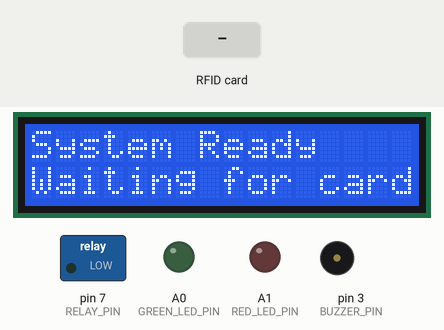
Bench run of a sketch on a simulated Arduino Uno, built with avr-gcc and run on an emulated ATmega328P. On the bench: 16×2 character LCD, switched loads named in the sketch (green lamp = pin HIGH), output pins drawn as LEDs (lit = HIGH), buzzer (waves = sounding, pin HIGH). Inputs (shaded band) come from the test bench. Pins used as bus, display or sensor lines are not drawn; what the sketch prints to the serial monitor is not drawn.

Above: at 1.9 s.
2.0 s: RFID card 5E 7A 19 C4 held to the reader
At 4.0 s:
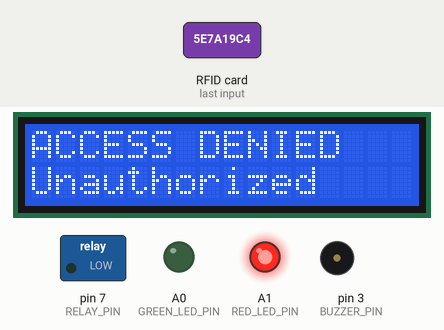
At 4.8 s:
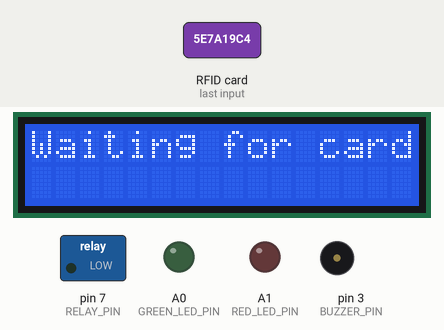
5.0 s: RFID card 29 BD 1B 06 held to the reader
At 6.4 s:
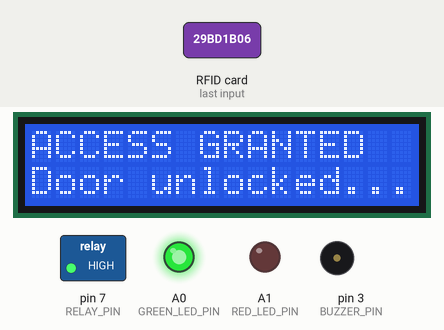
Timing chart, 0 to 12.0 s (numbered marks = the images above; inputs shaded):
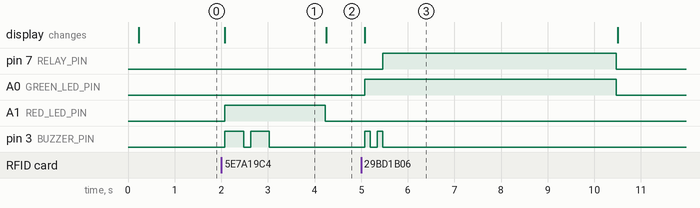

Measured:
- after the input at 2.0 s, A1 (RED_LED_PIN): LOW → HIGH after 0.08 s, → LOW 2.2 s later; pin 3 (BUZZER_PIN): alternates HIGH for 0.40 s and LOW for 0.15 s, 4 changes in all, then stays LOW, starting after 0.08 s; the display: changes after 0.08 s (image 1)
- after the input at 5.0 s, pin 7 (RELAY_PIN): LOW → HIGH after 0.47 s, → LOW 5.0 s later; A0 (GREEN_LED_PIN): LOW → HIGH after 0.08 s, → LOW 5.4 s later; pin 3 (BUZZER_PIN): alternates HIGH for 0.12 s and LOW for 0.15 s, 4 changes in all, then stays LOW, starting after 0.08 s; the display: changes after 0.08 s (image 3)
- what the display in image 1 shows lasts 2.2 s, from 2.1 s to 4.3 s

The sketch:

Doar_Key_Lock.ino
```cpp
// Redesigned Door Lock Sketch - Matches final wiring (NO KEYPAD)
// Components & Pins (must match your wiring):
// RC522 (3.3V):  SDA(SS)=D10, SCK=D13, MOSI=D11, MISO=D12, RST=D9
// I2C LCD: SDA=A4, SCL=A5  (LiquidCrystal_I2C default address 0x27 — change if needed)
// RELAY IN: D7  (switches 12V to solenoid via COM-NO)
// BUZZER (active): D3
// GREEN LED (access granted): A0 (used as digital pin)
// RED LED (access denied): A1 (used as digital pin)
// Note: Arduino GND must be common with 12V adapter negative

#include <SPI.h>
#include <MFRC522.h>
#include <Wire.h>
#include <LiquidCrystal_I2C.h>

// --------- PIN DEFINITIONS (final layout) ----------
#define SS_PIN       10    // RC522 SDA (SS)
#define RST_PIN      9     // RC522 RST
#define RELAY_PIN    7     // Relay IN (controls solenoid's 12V via COM/NO)
#define BUZZER_PIN   3     // Active buzzer +
#define GREEN_LED_PIN A0   // Green LED anode via 220Ω (digital)
#define RED_LED_PIN   A1   // Red LED anode via 220Ω (digital)
// --------------------------------------------------

// If your relay module is active LOW change this to LOW. If it is active HIGH, set to HIGH.
// Many single-channel relay modules (with optocoupler/jumpers) are active LOW by default.
const uint8_t RELAY_ACTIVE_STATE = HIGH;
const uint8_t RELAY_INACTIVE_STATE = (RELAY_ACTIVE_STATE == LOW) ? HIGH : LOW;

// LCD - change address to 0x3F if your module uses that address
LiquidCrystal_I2C lcd(0x27, 16, 2);

// RFID object
MFRC522 mfrc522(SS_PIN, RST_PIN);

// Authorized UIDs (4-byte format). Edit or add UIDs as needed.
// Keep them as HEX bytes, e.g., {0x29, 0xBD, 0x1B, 0x06}
byte authorizedUIDs[][4] = {
  {0x29, 0xBD, 0x1B, 0x06}, // Physical card
  {0x08, 0xBD, 0x1B, 0x06}  // Example PN532-emulated format (adjust if needed)
};
const uint8_t numAuthorizedCards = sizeof(authorizedUIDs) / 4;

// Timing
const unsigned long UNLOCK_DURATION_MS = 5000UL; // how long the door stays unlocked

// ----------------- Utility functions -----------------
void beep(unsigned int durationMs, unsigned int times) {
  for (unsigned int i = 0; i < times; ++i) {
    digitalWrite(BUZZER_PIN, HIGH);
    delay(durationMs);
    digitalWrite(BUZZER_PIN, LOW);
    if (i + 1 < times) delay(150);
  }
}

void activateRelay(bool activate) {
  digitalWrite(RELAY_PIN, activate ? RELAY_ACTIVE_STATE : RELAY_INACTIVE_STATE);
}

void showLCDStatus(const char* line1, const char* line2) {
  lcd.clear();
  lcd.setCursor(0,0);
  lcd.print(line1);
  lcd.setCursor(0,1);
  lcd.print(line2);
}

// Compare current read UID to the authorized list
bool isAuthorizedCard() {
  if (mfrc522.uid.size != 4) return false; // we only accept 4-byte UIDs here

  for (uint8_t card = 0; card < numAuthorizedCards; ++card) {
    bool match = true;
    for (byte i = 0; i < 4; ++i) {
      if (mfrc522.uid.uidByte[i] != authorizedUIDs[card][i]) {
        match = false;
        break;
      }
    }
    if (match) return true;
  }
  return false;
}

// Called when access is granted
void grantAccess() {
  Serial.println("✅ ACCESS GRANTED - Door Unlocked!");
  showLCDStatus("ACCESS GRANTED", "Door unlocked...");

  digitalWrite(GREEN_LED_PIN, HIGH);
  digitalWrite(RED_LED_PIN, LOW);
  beep(120, 2);             // short double beep

  activateRelay(true);      // energize relay (unlock) - check RELAY_ACTIVE_STATE above

  // Keep door unlocked for defined duration
  unsigned long start = millis();
  while (millis() - start < UNLOCK_DURATION_MS) {
    // Could add non-blocking tasks here
    delay(50);
  }

  // Lock door again
  activateRelay(false);
  digitalWrite(GREEN_LED_PIN, LOW);
  Serial.println("🔒 Door locked");
  showLCDStatus("Door locked", "Waiting for card...");
}

// Called when access is denied
void denyAccess() {
  Serial.println("❌ ACCESS DENIED - Unauthorized Card!");
  showLCDStatus("ACCESS DENIED", "Unauthorized");

  digitalWrite(RED_LED_PIN, HIGH);
  digitalWrite(GREEN_LED_PIN, LOW);
  beep(400, 2);   // longer beep pattern for denied

  delay(1200);
  digitalWrite(RED_LED_PIN, LOW);
  showLCDStatus("Waiting for card...", "");
}

// Print UID in HEX nicely
void printUID() {
  Serial.print("Card Detected - UID:");
  for (byte i = 0; i < mfrc522.uid.size; i++) {
    if (mfrc522.uid.uidByte[i] < 0x10) Serial.print(" 0");
    else Serial.print(" ");
    Serial.print(mfrc522.uid.uidByte[i], HEX);
  }
  Serial.print("  | Size: ");
  Serial.print(mfrc522.uid.size);
  Serial.print(" | Type: ");
  if (mfrc522.uid.size == 4 && mfrc522.uid.uidByte[0] == 0x08) {
    Serial.print("PN532 Emulated");
  } else if (mfrc522.uid.size == 4) {
    Serial.print("Physical Card");
  } else {
    Serial.print("Unknown");
  }
  Serial.println();
}

// ----------------- Arduino setup & loop -----------------
void setup() {
  Serial.begin(9600);
  SPI.begin();           // Init SPI bus for RC522
  mfrc522.PCD_Init();

  // Initialize LCD
  Wire.begin();
  lcd.init();
  lcd.backlight();

  // Pin modes
  pinMode(BUZZER_PIN, OUTPUT);
  digitalWrite(BUZZER_PIN, LOW);

  pinMode(GREEN_LED_PIN, OUTPUT);
  digitalWrite(GREEN_LED_PIN, LOW);

  pinMode(RED_LED_PIN, OUTPUT);
  digitalWrite(RED_LED_PIN, LOW);

  pinMode(RELAY_PIN, OUTPUT);
  activateRelay(false); // ensure relay is off (locked) at start

  // Serial & LCD header
  Serial.println(F("🚪 Redesigned RFID Door Lock (Final Pin Layout)"));
  Serial.println(F("============================================="));
  Serial.print(F("Authorized UIDs: "));
  Serial.println(numAuthorizedCards);
  Serial.println(F("Waiting for cards..."));

  showLCDStatus("System Ready", "Waiting for card...");
  delay(500);
}

void loop() {
  // Look for new cards
  if (!mfrc522.PICC_IsNewCardPresent()) {
    return;
  }

  // Select one of the cards
  if (!mfrc522.PICC_ReadCardSerial()) {
    return;
  }

  // We have a card — show info
  printUID();

  // Check authorization
  if (isAuthorizedCard()) {
    grantAccess();
  } else {
    denyAccess();
  }

  // Halt PICC and stop encryption on PCD for next card
  mfrc522.PICC_HaltA();
  mfrc522.PCD_StopCrypto1();

  // small debounce / safety delay
  delay(300);
}
```
